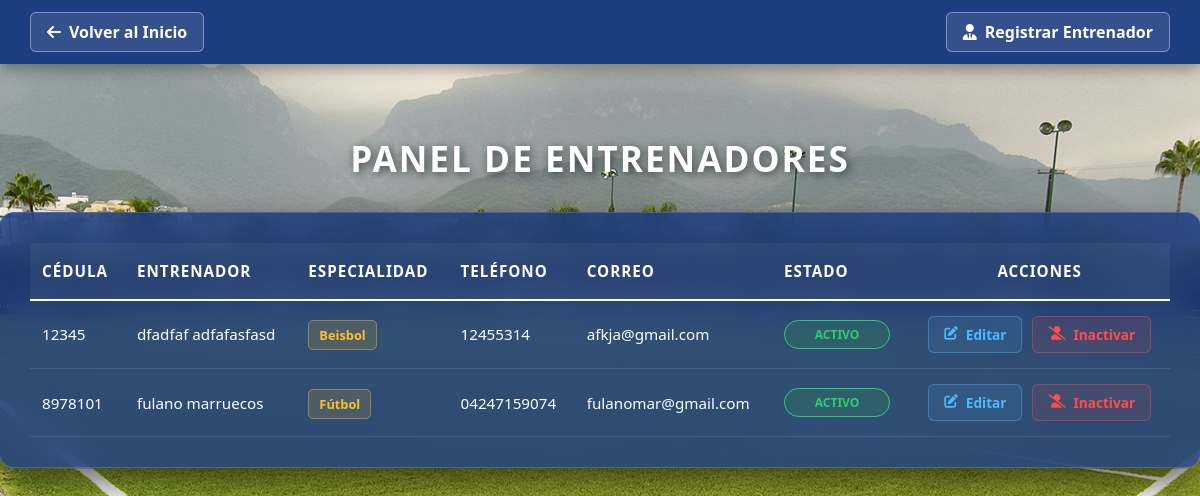
The page /vista/ver_entrenadores.php on the database as committed earlier.
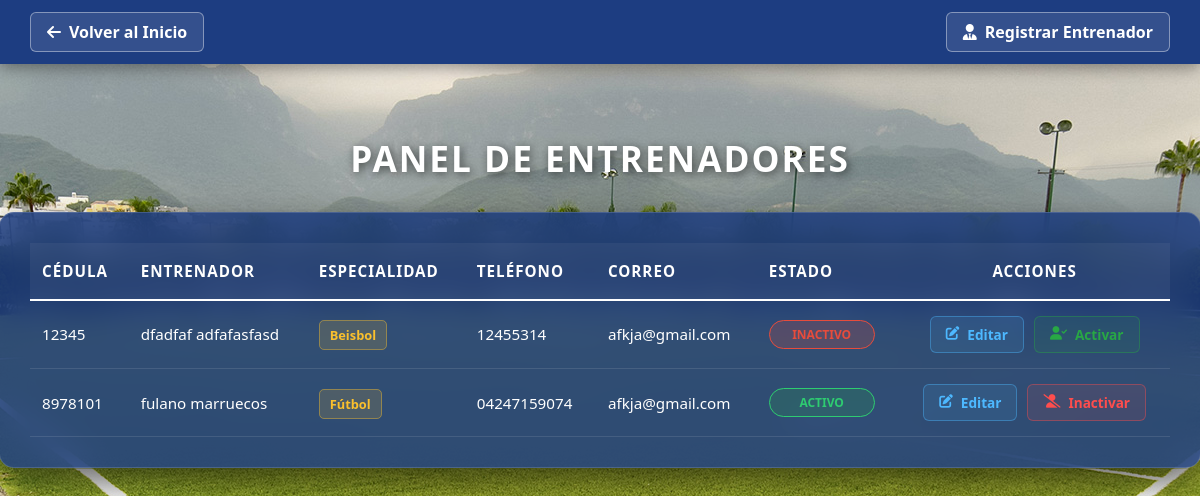
The same page on the database as committed later.
### tables this page shows
CREATE TABLE `entrenadores` (
  `id` int(11) NOT NULL,
  `cedula` varchar(20) NOT NULL,
  `nombre` varchar(100) NOT NULL,
  `apellido` varchar(100) NOT NULL,
  `disciplina_id` int(11) DEFAULT NULL,
  `telefono` varchar(20) DEFAULT NULL,
  `correo` varchar(100) DEFAULT NULL,
  `estado` enum('activo','inactivo') NOT NULL
);

CREATE TABLE `disciplinas` (
  `id` int(11) NOT NULL,
  `nombre_disciplina` varchar(50) NOT NULL
);

### controlador/controlador_entrenadores.php (called while the page is built, shortened)
<?php
require_once 'conexion.php';
$sql = "SELECT
            e.id,
            e.cedula,
            e.nombre,
            e.apellido,
            e.telefono,
            e.correo,
            e.estado,
            d.nombre_disciplina
        FROM entrenadores e
        LEFT JOIN disciplinas d ON e.disciplina_id = d.id
        ORDER BY e.id DESC";
$resultado = $conexion->query($sql);
?>

### vista/ver_entrenadores.php (the view, shortened to what this page needs)
<?php
require_once '../controlador/controlador_entrenadores.php';
?>
<!DOCTYPE html>
<html lang="es">
<head>
    <link rel="stylesheet" href="../estilo/style11.css">
    <link rel="stylesheet" href="https://cdnjs.cloudflare.com/ajax/libs/font-awesome/6.0.0/css/all.min.css">
</head>
<body>
    <header class="main-header">
        <div class="header-container">
            <a href="../vista/inicio.php" class="btn-back">
                <i class="fas fa-arrow-left"></i> Volver al Inicio
            </a>
            <a href="registrar_entrenadores.php" class="btn-back">
                <i class="fas fa-user-tie"></i> Registrar Entrenador
            </a>
        </div>
    </header>
    <main class="central-container">
        <h1 class="main-title">Panel de Entrenadores</h1>
        <div class="glass-table-container">
            <?php if (isset($resultado) && $resultado->num_rows > 0): ?>
                <table class="user-table">
                    <thead>
                        <tr>
                            <th>Cédula</th>
                            <th>Entrenador</th>
                            <th>Especialidad</th>
                            <th>Teléfono</th>
                            <th>Correo</th>
                            <th>Estado</th>
                            <th style="text-align: center;">Acciones</th>
                        </tr>
                    </thead>
                    <tbody>
                        <?php while($row = $resultado->fetch_assoc()): ?>
                            <tr>
                                <td><?php echo htmlspecialchars($row['cedula']); ?></td>
                                <td><?php echo htmlspecialchars($row['nombre'] . " " . $row['apellido']); ?></td>
                                <td>
                                    <span class="badge-disciplina">
                                        <?php echo htmlspecialchars($row['nombre_disciplina'] ?? 'Sin asignar'); ?>
                                    </span>
                                </td>
                                <td><?php echo htmlspecialchars($row['telefono']); ?></td>
                                <td><?php echo htmlspecialchars($row['correo']); ?></td>
                                <td>
                                    <?php $clase = ($row['estado'] == 'activo') ? 'estado-activo' : 'estado-inactivo'; ?>
                                    <span class="badge-estado <?php echo $clase; ?>"><?php echo ucfirst($row['estado']); ?></span>
                                </td>
                                <td class="action-cell">
                                    <a href="editar_entrenador.php?id=<?php echo $row['id']; ?>" class="btn-table edit">
                                        <i class="fas fa-edit"></i> Editar
                                    </a>
                                    <?php if ($row['estado'] == 'activo'): ?>
                                        <a href="../controlador/controlador_estado_entrenador.php?id=<?php echo $row['id']; ?>&actual=activo" class="btn-inactivar">
                                            <i class="fas fa-user-slash"></i> Inactivar
                                        </a>
                                    <?php else: ?>
                                        <a href="../controlador/controlador_estado_entrenador.php?id=<?php echo $row['id']; ?>&actual=inactivo" class="btn-activar">
                                            <i class="fas fa-user-check"></i> Activar
                                        </a>
                                    <?php endif; ?>
                                </td>
                            </tr>
                        <?php endwhile; ?>
                    </tbody>
                </table>
            <?php endif; ?>
        </div>
    </main>
</body>
</html>

Rows that differ between the two databases and show on the page:
changed entrenadores "dfadfaf adfafasfasd": estado "ACTIVO" → "INACTIVO"; estado "Inactivar" → "Activar"
changed entrenadores "fulano marruecos": correo "fulanomar@gmail.com" → "afkja@gmail.com"
